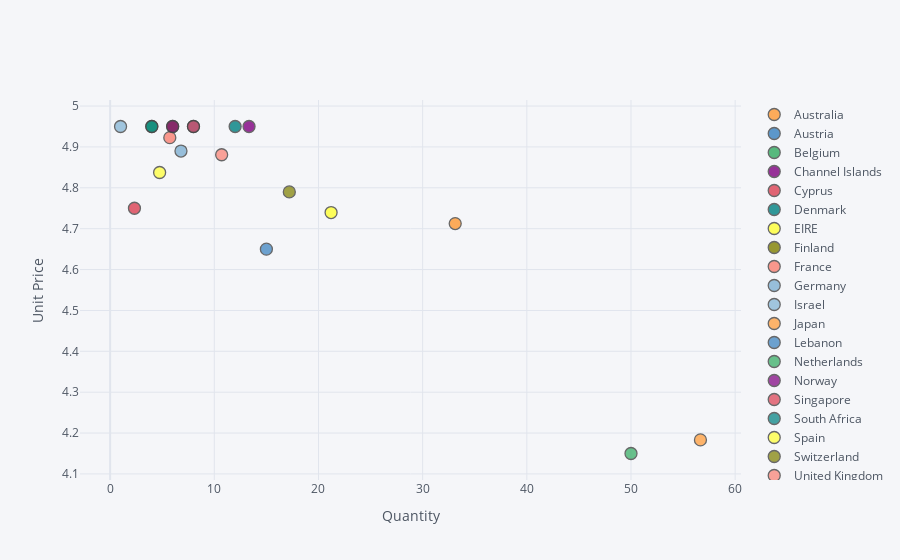

Notebook cell for this chart:
### Code cell
data3SC.iplot(x='Quantity', y='UnitPrice', categories='Country',
           xTitle='Quantity', yTitle='Unit Price')

### Figure 1 — Plotly figure (JSON) as saved in the notebook; plotly's stock layout.template omitted (floating-point values rounded to 4 significant figures)
{"data": [{"marker": {"color": "rgba(255, 153, 51, 1.0)", "line": {"width": 1.3}, "opacity": 0.8, "size": 12, "symbol": "circle"}, "mode": "markers", "name": "Australia", "textfont": {"color": "#4D5663"}, "type": "scatter", "x": [33.12], "y": [4.713]}, {"marker": {"color": "rgba(55, 128, 191, 1.0)", "line": {"width": 1.3}, "opacity": 0.8, "size": 12, "symbol": "circle"}, "mode": "markers", "name": "Austria", "textfont": {"color": "#4D5663"}, "type": "scatter", "x": [8], "y": [4.95]}, {"marker": {"color": "rgba(50, 171, 96, 1.0)", "line": {"width": 1.3}, "opacity": 0.8, "size": 12, "symbol": "circle"}, "mode": "markers", "name": "Belgium", "textfont": {"color": "#4D5663"}, "type": "scatter", "x": [4], "y": [4.95]}, {"marker": {"color": "rgba(128, 0, 128, 1.0)", "line": {"width": 1.3}, "opacity": 0.8, "size": 12, "symbol": "circle"}, "mode": "markers", "name": "Channel Islands", "textfont": {"color": "#4D5663"}, "type": "scatter", "x": [13.33], "y": [4.95]}, {"marker": {"color": "rgba(219, 64, 82, 1.0)", "line": {"width": 1.3}, "opacity": 0.8, "size": 12, "symbol": "circle"}, "mode": "markers", "name": "Cyprus", "textfont": {"color": "#4D5663"}, "type": "scatter", "x": [2.333], "y": [4.75]}, {"marker": {"color": "rgba(0, 128, 128, 1.0)", "line": {"width": 1.3}, "opacity": 0.8, "size": 12, "symbol": "circle"}, "mode": "markers", "name": "Denmark", "textfont": {"color": "#4D5663"}, "type": "scatter", "x": [12], "y": [4.95]}, {"marker": {"color": "rgba(255, 255, 51, 1.0)", "line": {"width": 1.3}, "opacity": 0.8, "size": 12, "symbol": "circle"}, "mode": "markers", "name": "EIRE", "textfont": {"color": "#4D5663"}, "type": "scatter", "x": [21.21], "y": [4.739]}, {"marker": {"color": "rgba(128, 128, 0, 1.0)", "line": {"width": 1.3}, "opacity": 0.8, "size": 12, "symbol": "circle"}, "mode": "markers", "name": "Finland", "textfont": {"color": "#4D5663"}, "type": "scatter", "x": [6], "y": [4.95]}, {"marker": {"color": "rgba(251, 128, 114, 1.0)", "line": {"width": 1.3}, "opacity": 0.8, "size": 12, "symbol": "circle"}, "mode": "markers", "name": "France", "textfont": {"color": "#4D5663"}, "type": "scatter", "x": [5.727], "y": [4.923]}, {"marker": {"color": "rgba(128, 177, 211, 1.0)", "line": {"width": 1.3}, "opacity": 0.8, "size": 12, "symbol": "circle"}, "mode": "markers", "name": "Germany", "textfont": {"color": "#4D5663"}, "type": "scatter", "x": [6.8], "y": [4.89]}, {"marker": {"color": "rgba(128, 177, 211, 0.8999999999999999)", "line": {"width": 1.3}, "opacity": 0.8, "size": 12, "symbol": "circle"}, "mode": "markers", "name": "Israel", "textfont": {"color": "#4D5663"}, "type": "scatter", "x": [1], "y": [4.95]}, {"marker": {"color": "rgba(255, 153, 51, 0.8999999999999999)", "line": {"width": 1.3}, "opacity": 0.8, "size": 12, "symbol": "circle"}, "mode": "markers", "name": "Japan", "textfont": {"color": "#4D5663"}, "type": "scatter", "x": [56.67], "y": [4.183]}, {"marker": {"color": "rgba(55, 128, 191, 0.8999999999999999)", "line": {"width": 1.3}, "opacity": 0.8, "size": 12, "symbol": "circle"}, "mode": "markers", "name": "Lebanon", "textfont": {"color": "#4D5663"}, "type": "scatter", "x": [15], "y": [4.65]}, {"marker": {"color": "rgba(50, 171, 96, 0.8999999999999999)", "line": {"width": 1.3}, "opacity": 0.8, "size": 12, "symbol": "circle"}, "mode": "markers", "name": "Netherlands", "textfont": {"color": "#4D5663"}, "type": "scatter", "x": [50], "y": [4.15]}, {"marker": {"color": "rgba(128, 0, 128, 0.8999999999999999)", "line": {"width": 1.3}, "opacity": 0.8, "size": 12, "symbol": "circle"}, "mode": "markers", "name": "Norway", "textfont": {"color": "#4D5663"}, "type": "scatter", "x": [6], "y": [4.95]}, {"marker": {"color": "rgba(219, 64, 82, 0.8999999999999999)", "line": {"width": 1.3}, "opacity": 0.8, "size": 12, "symbol": "circle"}, "mode": "markers", "name": "Singapore", "textfont": {"color": "#4D5663"}, "type": "scatter", "x": [8], "y": [4.95]}, {"marker": {"color": "rgba(0, 128, 128, 0.8999999999999999)", "line": {"width": 1.3}, "opacity": 0.8, "size": 12, "symbol": "circle"}, "mode": "markers", "name": "South Africa", "textfont": {"color": "#4D5663"}, "type": "scatter", "x": [4], "y": [4.95]}, {"marker": {"color": "rgba(255, 255, 51, 0.8999999999999999)", "line": {"width": 1.3}, "opacity": 0.8, "size": 12, "symbol": "circle"}, "mode": "markers", "name": "Spain", "textfont": {"color": "#4D5663"}, "type": "scatter", "x": [4.75], "y": [4.838]}, {"marker": {"color": "rgba(128, 128, 0, 0.8999999999999999)", "line": {"width": 1.3}, "opacity": 0.8, "size": 12, "symbol": "circle"}, "mode": "markers", "name": "Switzerland", "textfont": {"color": "#4D5663"}, "type": "scatter", "x": [17.2], "y": [4.79]}, {"marker": {"color": "rgba(251, 128, 114, 0.8999999999999999)", "line": {"width": 1.3}, "opacity": 0.8, "size": 12, "symbol": "circle"}, "mode": "markers", "name": "United Kingdom", "textfont": {"color": "#4D5663"}, "type": "scatter", "x": [10.71], "y": [4.881]}], "layout": {"legend": {"bgcolor": "#F5F6F9", "font": {"color": "#4D5663"}}, "paper_bgcolor": "#F5F6F9", "plot_bgcolor": "#F5F6F9", "title": {"font": {"color": "#4D5663"}}, "xaxis": {"gridcolor": "#E1E5ED", "showgrid": true, "tickfont": {"color": "#4D5663"}, "title": {"font": {"color": "#4D5663"}, "text": "Quantity"}, "zerolinecolor": "#E1E5ED"}, "yaxis": {"gridcolor": "#E1E5ED", "showgrid": true, "tickfont": {"color": "#4D5663"}, "title": {"font": {"color": "#4D5663"}, "text": "Unit Price"}, "zerolinecolor": "#E1E5ED"}}}
